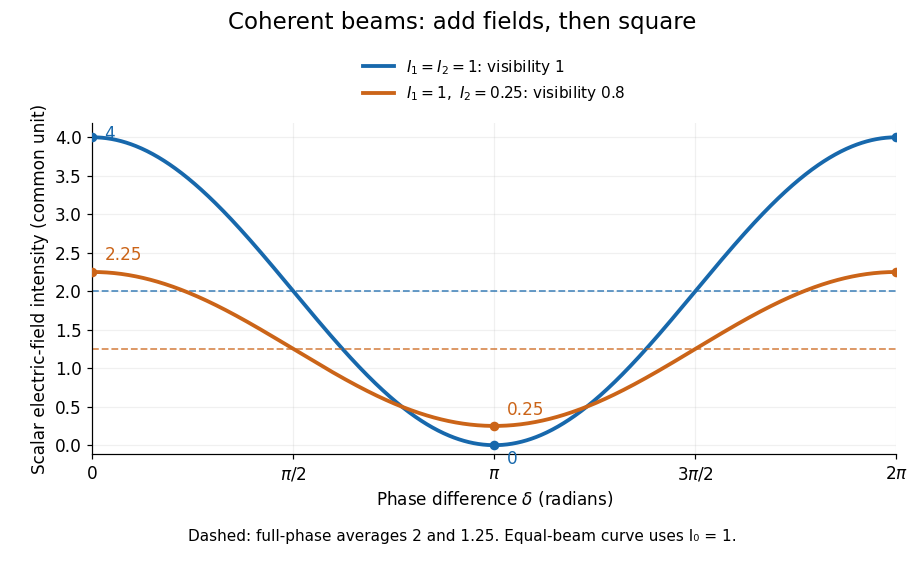

Reproduce this figure in Python.
"""Generate interference-intensity-versus-phase.png in CWD on white.

Tested with Python 3.14.4, NumPy 2.3.5, Matplotlib 3.10.7.
Scalar electric-field intensity; phase angles are in radians.
"""

from pathlib import Path

import matplotlib

matplotlib.use("Agg")
import matplotlib.pyplot as plt
import numpy as np


def main():
    phase = np.linspace(0, 2 * np.pi, 1001)
    plt.rcParams.update({"font.size": 11, "figure.facecolor": "white",
                         "axes.facecolor": "white", "axes.spines.top": False,
                         "axes.spines.right": False})
    fig, ax = plt.subplots(figsize=(8.4, 5.1), dpi=110)
    fig.subplots_adjust(left=.10, right=.97, bottom=.19, top=.78)
    for i2, colour, label in [(1., "#1768ac", r"$I_1=I_2=1$: visibility 1"),
                               (.25, "#cb6418", r"$I_1=1,\ I_2=0.25$: visibility 0.8")]:
        intensity = 1 + i2 + 2 * np.sqrt(i2) * np.cos(phase)
        ax.plot(phase, intensity, color=colour, lw=2.5, label=label)
        ax.axhline(1 + i2, color=colour, lw=1.2, ls="--", alpha=.7)
        ax.scatter([0, np.pi, 2 * np.pi],
                   [(1 + np.sqrt(i2)) ** 2, (1 - np.sqrt(i2)) ** 2,
                    (1 + np.sqrt(i2)) ** 2], color=colour, s=28, zorder=3)
    ax.annotate("4", (0, 4), xytext=(8, -1), textcoords="offset points", color="#1768ac")
    ax.annotate("2.25", (0, 2.25), xytext=(8, 8), textcoords="offset points", color="#cb6418")
    ax.annotate("0.25", (np.pi, .25), xytext=(8, 7), textcoords="offset points", color="#cb6418")
    ax.annotate("0", (np.pi, 0), xytext=(8, -12), textcoords="offset points", color="#1768ac")
    ax.set(xlim=(0, 2 * np.pi), ylim=(-.12, 4.18),
           xlabel=r"Phase difference $\delta$ (radians)",
           ylabel="Scalar electric-field intensity (common unit)")
    ax.set_xticks(np.arange(5) * np.pi / 2,
                  ["0", r"$\pi/2$", r"$\pi$", r"$3\pi/2$", r"$2\pi$"])
    ax.grid(alpha=.18)
    ax.legend(loc="upper center", bbox_to_anchor=(.5, 1.24), frameon=False, fontsize=10)
    fig.suptitle("Coherent beams: add fields, then square", y=.98, fontsize=15)
    fig.text(.5, .035, "Dashed: full-phase averages 2 and 1.25. Equal-beam curve uses I₀ = 1.",
             ha="center", fontsize=10)
    fig.savefig(Path.cwd() / "interference-intensity-versus-phase.png",
                facecolor="white", transparent=False)
    plt.close(fig)


if __name__ == "__main__":
    main()
